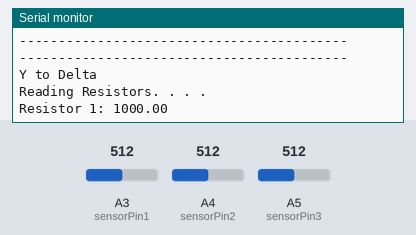
This sketch was run on a simulated Arduino Uno, built with avr-gcc and run on an emulated ATmega328P. Parts: the last lines printed to the serial monitor. The inputs (shaded band) are chosen by the test bench; at power-on: A3 (sensorPin1) = 512, A4 (sensorPin2) = 512, A5 (sensorPin3) = 512.

Above: at 7.9 s.
8.0 s: A3 (sensorPin1) set to 0
At 11.0 s:
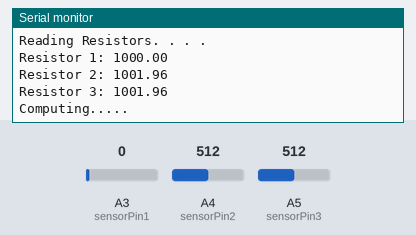
20.7 s: A4 (sensorPin2) set to 0
At 27.2 s:
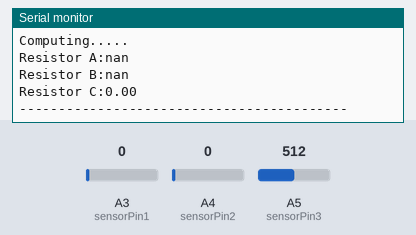
28.3 s: A5 (sensorPin3) set to 0
At 32.8 s:
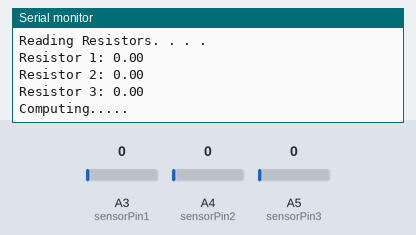
41.9 s: A4 (sensorPin2) set to 1023
At 44.3 s:
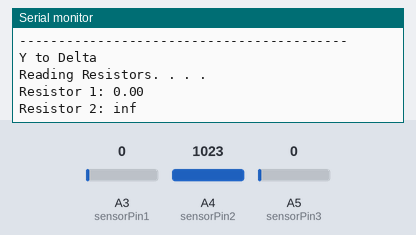
52.0 s: A3 (sensorPin1) set to 122
At 53.8 s:
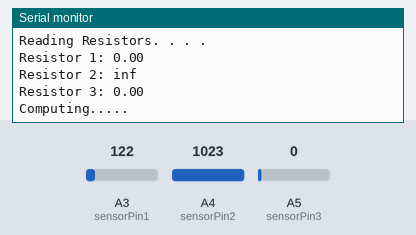
59.6 s: A5 (sensorPin3) set to 122
At 62.6 s:
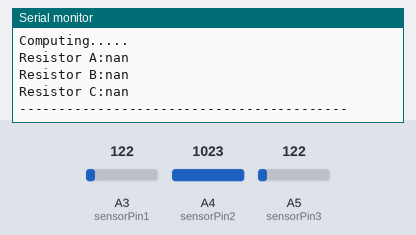
Timing chart, 0 to 64.1 s (numbered marks = the images above; inputs shaded):
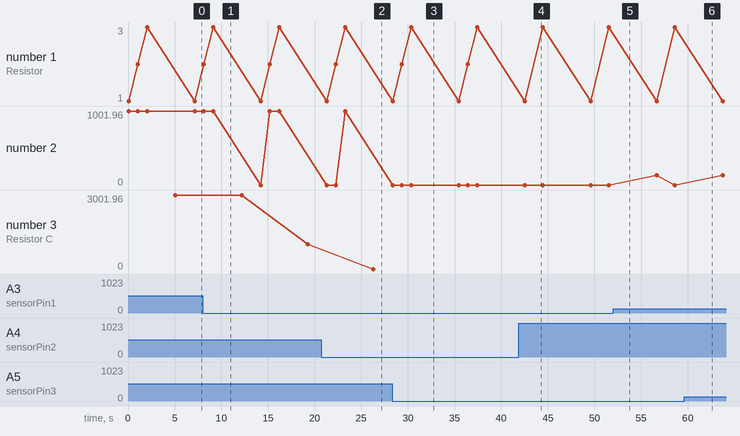

The sketch:

Y2D.ino
```cpp
const int sensorPin1 = A3;
const int sensorPin2 = A4;
const int sensorPin3 = A5;
int sensorValue1 = 0;
int sensorValue2 = 0;
int sensorValue3 = 0;
float Vin = 5;
float Vout1 = 0;
float Vout2 = 0;
float Vout3 = 0;
float Rref1 = 1000;
float Rref2 = 1000;
float Rref3 = 1000;
float r1 = 0;
float r2 = 0;
float r3 = 0;
float ra=0,rb=0,rc=0;
void setup ()
{
  Serial.begin(9600);      // Initialize serial communications at 9600 bps
}
void getR1(){
  sensorValue1 = analogRead(sensorPin1);
  Vout1 = (Vin * sensorValue1) / 1024;
  ra = Rref1 * (1 / ((Vin / Vout1) - 1));
  Serial.print("Resistor 1: ");
  Serial.println(ra);
  delay(1000);
  }
  void getR2(){
  sensorValue2 = analogRead(sensorPin2);
  Vout2 = (Vin * sensorValue2) / 1023;
  rb = Rref2 * (1 / ((Vin / Vout2) - 1));
  Serial.print("Resistor 2: ");
  Serial.println(rb);                     // Give calculated resistance in Serial Monitor
  delay(1000);
  }
  void getR3(){
  sensorValue3 = analogRead(sensorPin3);
  Vout3 = (Vin * sensorValue3) / 1023;
  rc = Rref3 * (1 / ((Vin / Vout3) - 1));
  Serial.print("Resistor 3: ");
  Serial.println(rc);                     // Give calculated resistance in Serial Monitor
    delay(1000);
  }
void loop ()
{
  Serial.println("------------------------------------------");
  Serial.println("Y to Delta");
  Serial.println("Reading Resistors. . . . ");
  getR1();
  getR2();
  getR3();
  Serial.println("Computing.....");
  delay(2000);
    r1=((ra*rb)+(rb*rc)+(rc*ra))/ra;
    r2=((ra*rb)+(rb*rc)+(rc*ra))/rb;
    r3=((ra*rb)+(rb*rc)+(rc*ra))/rc;
    Serial.print("Resistor A:");
    Serial.println(r1);
    Serial.print("Resistor B:");
    Serial.println(r2);
    Serial.print("Resistor C:");
    Serial.println(r3);
    Serial.println("------------------------------------------");
delay(2000);
}
```

Measured:
- after the input at 20.7 s, the serial monitor: prints a new line after 1.6 s (image 2)
- after the input at 28.3 s, the serial monitor: prints a new line after 2.0 s (image 3)
- after the input at 41.9 s, the serial monitor: prints a new line after 1.6 s (image 4)
